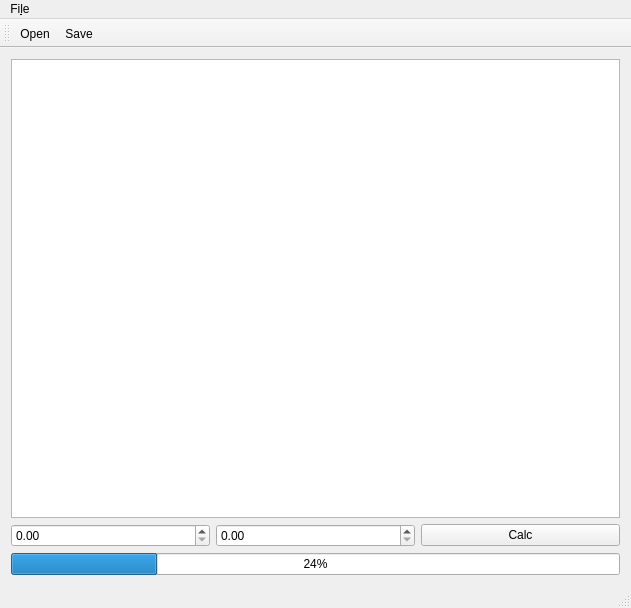
<?xml version="1.0" encoding="UTF-8"?>
<ui version="4.0">
 <class>MainWindow</class>
 <widget class="QMainWindow" name="MainWindow">
  <property name="geometry">
   <rect>
    <x>0</x>
    <y>0</y>
    <width>631</width>
    <height>608</height>
   </rect>
  </property>
  <property name="windowTitle">
   <string>MainWindow</string>
  </property>
  <widget class="QWidget" name="centralWidget">
   <layout class="QVBoxLayout" name="verticalLayout_2">
    <item>
     <layout class="QVBoxLayout" name="verticalLayout">
      <item>
       <widget class="QGraphicsView" name="fractalView"/>
      </item>
      <item>
       <layout class="QHBoxLayout" name="horizontalLayout">
        <item>
         <widget class="QDoubleSpinBox" name="doubleSpinBox_2"/>
        </item>
        <item>
         <widget class="QDoubleSpinBox" name="doubleSpinBox"/>
        </item>
        <item>
         <widget class="QPushButton" name="calcButton">
          <property name="text">
           <string>Calc</string>
          </property>
         </widget>
        </item>
       </layout>
      </item>
      <item>
       <widget class="QProgressBar" name="progressBar">
        <property name="value">
         <number>24</number>
        </property>
       </widget>
      </item>
     </layout>
    </item>
   </layout>
  </widget>
  <widget class="QMenuBar" name="menuBar">
   <property name="geometry">
    <rect>
     <x>0</x>
     <y>0</y>
     <width>631</width>
     <height>30</height>
    </rect>
   </property>
   <widget class="QMenu" name="menuFile">
    <property name="title">
     <string>Fi&amp;le</string>
    </property>
    <addaction name="actionOpen"/>
    <addaction name="actionSave"/>
   </widget>
   <addaction name="menuFile"/>
  </widget>
  <widget class="QToolBar" name="mainToolBar">
   <attribute name="toolBarArea">
    <enum>TopToolBarArea</enum>
   </attribute>
   <attribute name="toolBarBreak">
    <bool>false</bool>
   </attribute>
   <addaction name="actionOpen"/>
   <addaction name="actionSave"/>
  </widget>
  <widget class="QStatusBar" name="statusBar"/>
  <action name="actionOpen">
   <property name="icon">
    <iconset>
     <normalon>../../../../../usr/share/icons/breeze/actions/32/document-open.svg</normalon>
    </iconset>
   </property>
   <property name="text">
    <string>&amp;Open</string>
   </property>
  </action>
  <action name="actionSave">
   <property name="icon">
    <iconset>
     <normalon>../../../../../usr/share/icons/breeze/actions/32/document-save.svg</normalon>
    </iconset>
   </property>
   <property name="text">
    <string>&amp;Save</string>
   </property>
  </action>
 </widget>
 <layoutdefault spacing="6" margin="11"/>
 <resources/>
 <connections/>
</ui>
